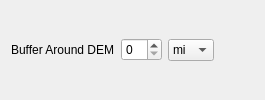
               <widget class="QWidget" name="downloadFromDEMPage">
                <layout class="QHBoxLayout" name="horizontalLayout_17">
                 <item>
                  <widget class="QLabel" name="downloadFromDEMLabel">
                   <property name="text">
                    <string>Buffer Around DEM</string>
                   </property>
                  </widget>
                 </item>
                 <item>
                  <widget class="QSpinBox" name="downloadFromDEMSpinBox">
                   <property name="cursor">
                    <cursorShape>PointingHandCursor</cursorShape>
                   </property>
                  </widget>
                 </item>
                 <item>
                  <widget class="QComboBox" name="downloadFromDEMComboBox">
                   <property name="cursor">
                    <cursorShape>PointingHandCursor</cursorShape>
                   </property>
                   <item>
                    <property name="text">
                     <string>mi</string>
                    </property>
                   </item>
                   <item>
                    <property name="text">
                     <string>km</string>
                    </property>
                   </item>
                  </widget>
                 </item>
                 <item>
                  <spacer name="downloadFromDEMPageSpacer">
                   <property name="orientation">
                    <enum>Qt::Orientation::Horizontal</enum>
                   </property>
                   <property name="sizeHint" stdset="0">
                    <size>
                     <width>40</width>
                     <height>20</height>
                    </size>
                   </property>
                  </spacer>
                 </item>
                </layout>
               </widget>
